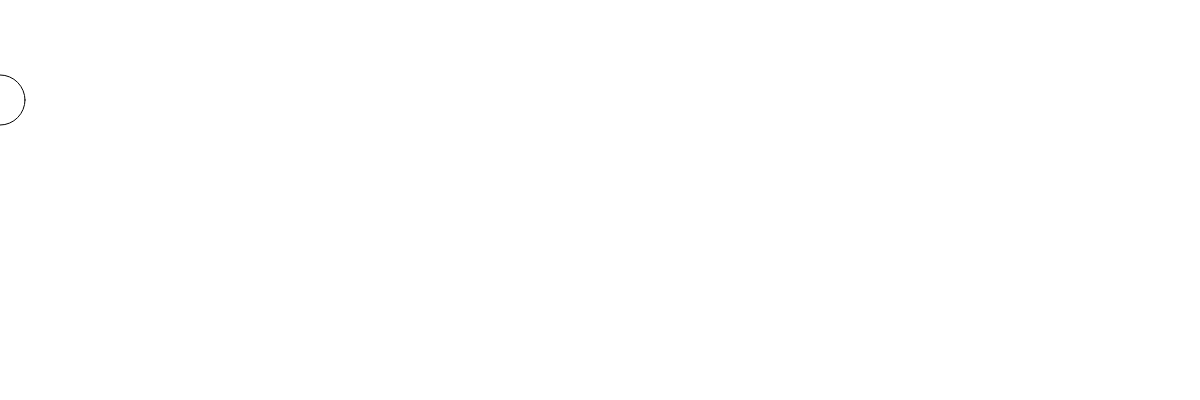
Frame 1 (no input)
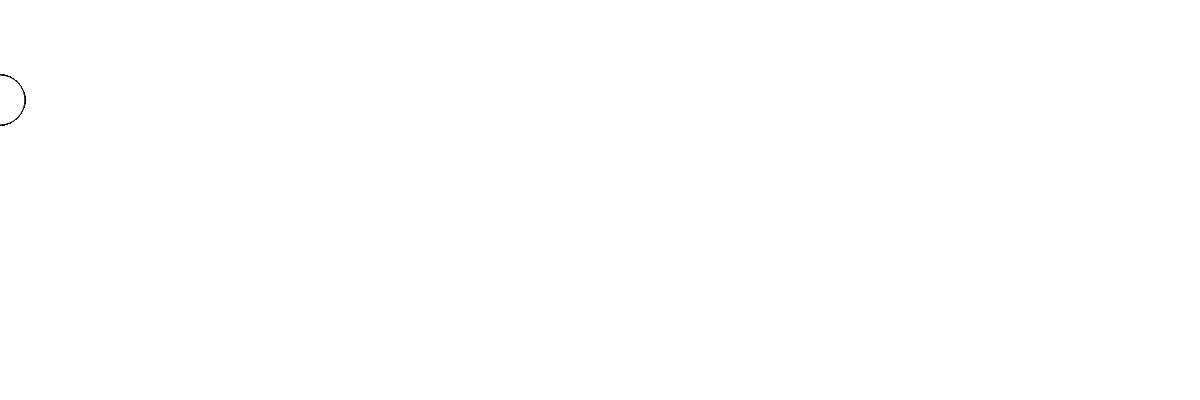
Frame 60 (no input)
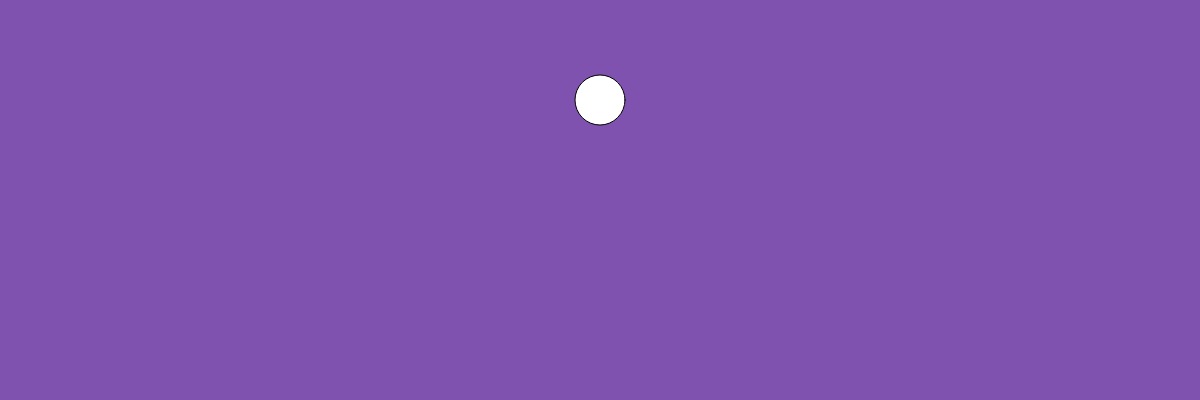
Frame 120 (the mouse pressed at the canvas centre since frame 60)

The p5.js sketch that drew these frames (run headless with seeded random() and noise() and a simulated clock; from frame 60 on, the mouse is pressed at the canvas centre):

// p5.js sketch
// ── sketch.js

var r = 0;
var g = 50;
var k=85;
var c = 100;
var v = 160;
var n = 220;
var b = 255;

function setup(){

  createCanvas(1200,400);
}


function draw(){
  r=map(mouseX,0,1200,0,255);
  g =map(mouseX,50,900,50,100);
  k= map(mouseX,0,1100,255,111);
  c= map(mouseX,111,100,255,0);
  v= map(mouseX,0,120,295,09);
  n= map(mouseX,8,200,250,80);
  b= map(mouseX,0,1200,255,0);
  


  background(r,g,k,c,v,n,b);
  fill(255);
  ellipse(mouseX,100,50,50);
}
